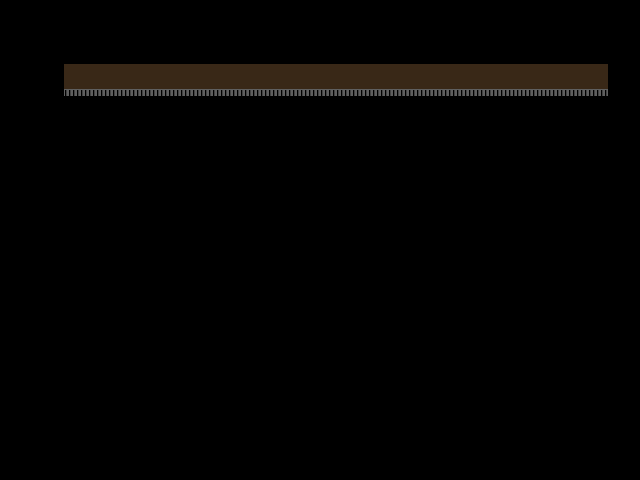

Below is a game level as drawn by its tile map, then a one-line description and the .tmx that defines it (tile-layer data replaced by summaries):
An orthogonal 20x15 tile map with 32x32 px tiles, 1 tile layer (pickups), 2 hidden layers not drawn.

<map version="1.0" orientation="orthogonal" renderorder="right-down" width="20" height="15" tilewidth="32" tileheight="32" nextobjectid="1">
 <tileset firstgid="1" name="tiles2" tilewidth="32" tileheight="32" tilecount="8">
  <image source="tiles2.png" width="128" height="64" />
 </tileset>
 <layer name="floors" width="20" height="15" visible="0">
  <data>[300 cells, 80 non-empty, 5 distinct tile ids]</data>
 </layer>
 <layer name="traps" width="20" height="15" visible="0">
  <data>[300 cells, 14 non-empty, 1 distinct tile ids]</data>
 </layer>
 <layer name="pickups" width="20" height="15">
  <data>[300 cells, 17 non-empty, 1 distinct tile ids]</data>
 </layer>
</map>
